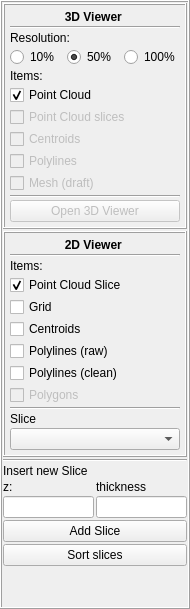
        <widget class="QFrame" name="frame_2">
         <property name="enabled">
          <bool>true</bool>
         </property>
         <property name="minimumSize">
          <size>
           <width>190</width>
           <height>0</height>
          </size>
         </property>
         <property name="maximumSize">
          <size>
           <width>190</width>
           <height>16777215</height>
          </size>
         </property>
         <property name="frameShape">
          <enum>QFrame::Box</enum>
         </property>
         <property name="frameShadow">
          <enum>QFrame::Raised</enum>
         </property>
         <layout class="QVBoxLayout" name="verticalLayout_3">
          <property name="spacing">
           <number>1</number>
          </property>
          <property name="leftMargin">
           <number>1</number>
          </property>
          <property name="topMargin">
           <number>1</number>
          </property>
          <property name="rightMargin">
           <number>1</number>
          </property>
          <property name="bottomMargin">
           <number>1</number>
          </property>
          <item>
           <layout class="QVBoxLayout" name="verticalLayout_2">
            <property name="spacing">
             <number>2</number>
            </property>
            <property name="sizeConstraint">
             <enum>QLayout::SetDefaultConstraint</enum>
            </property>
            <property name="leftMargin">
             <number>0</number>
            </property>
            <property name="topMargin">
             <number>0</number>
            </property>
            <property name="rightMargin">
             <number>0</number>
            </property>
            <item>
             <widget class="QFrame" name="frame_3">
              <property name="enabled">
               <bool>true</bool>
              </property>
              <property name="frameShape">
               <enum>QFrame::Box</enum>
              </property>
              <property name="frameShadow">
               <enum>QFrame::Raised</enum>
              </property>
              <layout class="QVBoxLayout" name="verticalLayout_5">
               <property name="spacing">
                <number>2</number>
               </property>
               <property name="leftMargin">
                <number>5</number>
               </property>
               <property name="topMargin">
                <number>5</number>
               </property>
               <property name="rightMargin">
                <number>5</number>
               </property>
               <property name="bottomMargin">
                <number>5</number>
               </property>
               <item>
                <widget class="QLabel" name="label_3dview">
                 <property name="enabled">
                  <bool>true</bool>
                 </property>
                 <property name="text">
                  <string>&lt;html&gt;&lt;head/&gt;&lt;body&gt;&lt;p&gt;&lt;span style=&quot; font-weight:600;&quot;&gt;3D Viewer &lt;/span&gt;&lt;/p&gt;&lt;/body&gt;&lt;/html&gt;</string>
                 </property>
                 <property name="alignment">
                  <set>Qt::AlignCenter</set>
                 </property>
                </widget>
               </item>
               <item>
                <widget class="Line" name="line">
                 <property name="enabled">
                  <bool>true</bool>
                 </property>
                 <property name="orientation">
                  <enum>Qt::Horizontal</enum>
                 </property>
                </widget>
               </item>
               <item>
                <widget class="QLabel" name="label_resolution">
                 <property name="enabled">
                  <bool>true</bool>
                 </property>
                 <property name="text">
                  <string>&lt;html&gt;&lt;head/&gt;&lt;body&gt;&lt;p&gt;Resolution:&lt;/p&gt;&lt;/body&gt;&lt;/html&gt;</string>
                 </property>
                </widget>
               </item>
               <item>
                <layout class="QHBoxLayout" name="horizontalLayout_2">
                 <item>
                  <widget class="QRadioButton" name="rbtn_10">
                   <property name="enabled">
                    <bool>true</bool>
                   </property>
                   <property name="text">
                    <string>10%</string>
                   </property>
                  </widget>
                 </item>
                 <item>
                  <widget class="QRadioButton" name="rbtn_50">
                   <property name="enabled">
                    <bool>true</bool>
                   </property>
                   <property name="text">
                    <string>50%</string>
                   </property>
                   <property name="checked">
                    <bool>true</bool>
                   </property>
                  </widget>
                 </item>
                 <item>
                  <widget class="QRadioButton" name="rbtn_100">
                   <property name="enabled">
                    <bool>true</bool>
                   </property>
                   <property name="text">
                    <string>100%</string>
                   </property>
                  </widget>
                 </item>
                </layout>
               </item>
               <item>
                <widget class="QLabel" name="label_items3dv">
                 <property name="enabled">
                  <bool>true</bool>
                 </property>
                 <property name="text">
                  <string>&lt;html&gt;&lt;head/&gt;&lt;body&gt;&lt;p&gt;Items:&lt;/p&gt;&lt;/body&gt;&lt;/html&gt;</string>
                 </property>
                </widget>
               </item>
               <item>
                <widget class="QCheckBox" name="check_pcl">
                 <property name="enabled">
                  <bool>true</bool>
                 </property>
                 <property name="text">
                  <string>Point Cloud</string>
                 </property>
                 <property name="checked">
                  <bool>true</bool>
                 </property>
                </widget>
               </item>
               <item>
                <widget class="QCheckBox" name="check_pcl_slices">
                 <property name="enabled">
                  <bool>false</bool>
                 </property>
                 <property name="text">
                  <string>Point Cloud slices</string>
                 </property>
                </widget>
               </item>
               <item>
                <widget class="QCheckBox" name="check_centroids">
                 <property name="enabled">
                  <bool>false</bool>
                 </property>
                 <property name="text">
                  <string>Centroids</string>
                 </property>
                </widget>
               </item>
               <item>
                <widget class="QCheckBox" name="check_polylines">
                 <property name="enabled">
                  <bool>false</bool>
                 </property>
                 <property name="text">
                  <string>Polylines</string>
                 </property>
                </widget>
               </item>
               <item>
                <widget class="QCheckBox" name="check_mesh">
                 <property name="enabled">
                  <bool>false</bool>
                 </property>
                 <property name="text">
                  <string>Mesh (draft)</string>
                 </property>
                </widget>
               </item>
               <item>
                <widget class="Line" name="line_5">
                 <property name="enabled">
                  <bool>true</bool>
                 </property>
                 <property name="orientation">
                  <enum>Qt::Horizontal</enum>
                 </property>
                </widget>
               </item>
               <item>
                <widget class="QPushButton" name="btn_3dview">
                 <property name="enabled">
                  <bool>false</bool>
                 </property>
                 <property name="maximumSize">
                  <size>
                   <width>16777215</width>
                   <height>25</height>
                  </size>
                 </property>
                 <property name="text">
                  <string>Open 3D Viewer</string>
                 </property>
                </widget>
               </item>
              </layout>
             </widget>
            </item>
            <item>
             <widget class="QFrame" name="frame_13">
              <property name="enabled">
               <bool>true</bool>
              </property>
              <property name="frameShape">
               <enum>QFrame::Box</enum>
              </property>
              <property name="frameShadow">
               <enum>QFrame::Raised</enum>
              </property>
              <layout class="QVBoxLayout" name="verticalLayout_10">
               <property name="spacing">
                <number>2</number>
               </property>
               <property name="leftMargin">
                <number>5</number>
               </property>
               <property name="topMargin">
                <number>5</number>
               </property>
               <property name="rightMargin">
                <number>5</number>
               </property>
               <property name="bottomMargin">
                <number>5</number>
               </property>
               <item>
                <widget class="QLabel" name="label_3dview_3">
                 <property name="enabled">
                  <bool>true</bool>
                 </property>
                 <property name="text">
                  <string>&lt;html&gt;&lt;head/&gt;&lt;body&gt;&lt;p&gt;&lt;span style=&quot; font-weight:600;&quot;&gt;2D Viewer &lt;/span&gt;&lt;/p&gt;&lt;/body&gt;&lt;/html&gt;</string>
                 </property>
                 <property name="alignment">
                  <set>Qt::AlignCenter</set>
                 </property>
                </widget>
               </item>
               <item>
                <widget class="Line" name="line_8">
                 <property name="enabled">
                  <bool>true</bool>
                 </property>
                 <property name="orientation">
                  <enum>Qt::Horizontal</enum>
                 </property>
                </widget>
               </item>
               <item>
                <widget class="QLabel" name="label_items3dv_3">
                 <property name="enabled">
                  <bool>true</bool>
                 </property>
                 <property name="text">
                  <string>&lt;html&gt;&lt;head/&gt;&lt;body&gt;&lt;p&gt;Items:&lt;/p&gt;&lt;/body&gt;&lt;/html&gt;</string>
                 </property>
                </widget>
               </item>
               <item>
                <widget class="QCheckBox" name="check_2d_slice">
                 <property name="enabled">
                  <bool>true</bool>
                 </property>
                 <property name="text">
                  <string>Point Cloud Slice</string>
                 </property>
                 <property name="checked">
                  <bool>true</bool>
                 </property>
                </widget>
               </item>
               <item>
                <widget class="QCheckBox" name="check_2d_grid">
                 <property name="text">
                  <string>Grid</string>
                 </property>
                </widget>
               </item>
               <item>
                <widget class="QCheckBox" name="check_2d_centr">
                 <property name="enabled">
                  <bool>true</bool>
                 </property>
                 <property name="text">
                  <string>Centroids</string>
                 </property>
                </widget>
               </item>
               <item>
                <widget class="QCheckBox" name="check_2d_polylines">
                 <property name="enabled">
                  <bool>true</bool>
                 </property>
                 <property name="text">
                  <string>Polylines (raw)</string>
                 </property>
                </widget>
               </item>
               <item>
                <widget class="QCheckBox" name="check_2d_polylines_clean">
                 <property name="text">
                  <string>Polylines (clean)</string>
                 </property>
                </widget>
               </item>
               <item>
                <widget class="QCheckBox" name="check_2d_polygons">
                 <property name="enabled">
                  <bool>false</bool>
                 </property>
                 <property name="text">
                  <string>Polygons</string>
                 </property>
                </widget>
               </item>
               <item>
                <widget class="Line" name="line_9">
                 <property name="enabled">
                  <bool>true</bool>
                 </property>
                 <property name="orientation">
                  <enum>Qt::Horizontal</enum>
                 </property>
                </widget>
               </item>
               <item>
                <widget class="QLabel" name="label_selslice">
                 <property name="text">
                  <string>Slice</string>
                 </property>
                </widget>
               </item>
               <item>
                <widget class="QComboBox" name="combo_slices">
                 <property name="modelColumn">
                  <number>0</number>
                 </property>
                </widget>
               </item>
              </layout>
             </widget>
            </item>
            <item>
             <layout class="QVBoxLayout" name="verticalLayout_11"/>
            </item>
            <item>
             <widget class="Line" name="line_7">
              <property name="orientation">
               <enum>Qt::Horizontal</enum>
              </property>
             </widget>
            </item>
            <item>
             <layout class="QVBoxLayout" name="verticalLayout_9">
              <item>
               <widget class="QLabel" name="label_2">
                <property name="text">
                 <string>Insert new Slice</string>
                </property>
               </widget>
              </item>
             </layout>
            </item>
            <item>
             <layout class="QVBoxLayout" name="verticalLayout_8">
              <item>
               <layout class="QHBoxLayout" name="horizontalLayout_15">
                <item>
                 <widget class="QLabel" name="label">
                  <property name="text">
                   <string>z:</string>
                  </property>
                 </widget>
                </item>
                <item>
                 <widget class="QLabel" name="label_4">
                  <property name="text">
                   <string>thickness</string>
                  </property>
                 </widget>
                </item>
               </layout>
              </item>
             </layout>
            </item>
            <item>
             <layout class="QHBoxLayout" name="horizontalLayout_14">
              <item>
               <widget class="QLineEdit" name="lineEdit_new_z_slice"/>
              </item>
              <item>
               <widget class="QLineEdit" name="lineEdit_new_thick"/>
              </item>
             </layout>
            </item>
            <item>
             <layout class="QVBoxLayout" name="verticalLayout_12">
              <item>
               <widget class="QPushButton" name="pushButton_add_slice">
                <property name="text">
                 <string>Add Slice</string>
                </property>
               </widget>
              </item>
              <item>
               <widget class="QPushButton" name="pushButton_sort_zcoords">
                <property name="text">
                 <string>Sort slices</string>
                </property>
               </widget>
              </item>
             </layout>
            </item>
            <item>
             <spacer name="verticalSpacer">
              <property name="enabled">
               <bool>true</bool>
              </property>
              <property name="orientation">
               <enum>Qt::Vertical</enum>
              </property>
              <property name="sizeHint" stdset="0">
               <size>
                <width>20</width>
                <height>40</height>
               </size>
              </property>
             </spacer>
            </item>
           </layout>
          </item>
         </layout>
        </widget>
